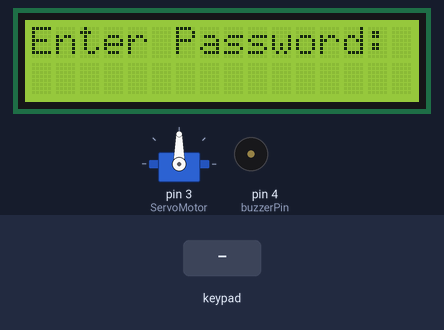
The sketch below on a simulated Arduino Uno, built with avr-gcc and run on an emulated ATmega328P. Parts: 16×2 character LCD, servo, buzzer (waves = sounding, pin HIGH). Inputs (shaded band) come from the test bench. What the sketch prints to the serial monitor is not drawn.

Above: at 1.2 s.
1.3 s: keypad keys 1 2 1 1 1 0 9 # pressed 0.4 s apart
At 5.4 s:
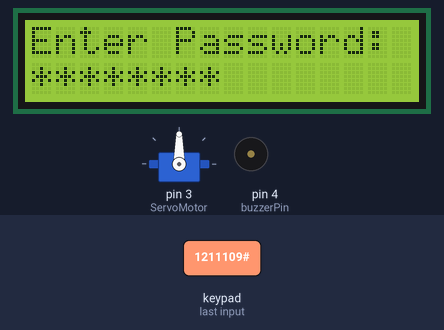
6.0 s: key '*' pressed
At 7.5 s:
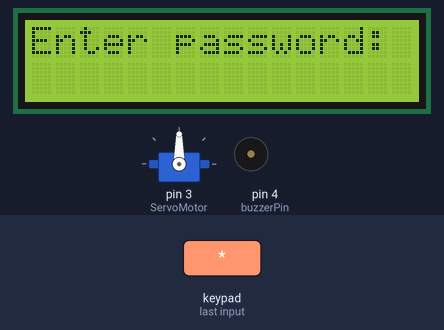
8.5 s: keypad keys 1 2 3 4 * pressed 0.4 s apart
At 11.5 s:
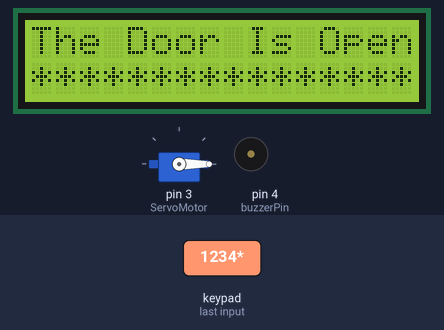
12.0 s: keypad keys 1 2 3 4 * pressed 0.4 s apart
At 16.19 s:
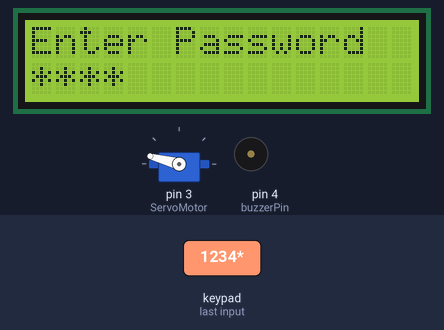
17.0 s: keypad keys 1 3 9 7 * pressed 0.4 s apart
At 21.59 s:
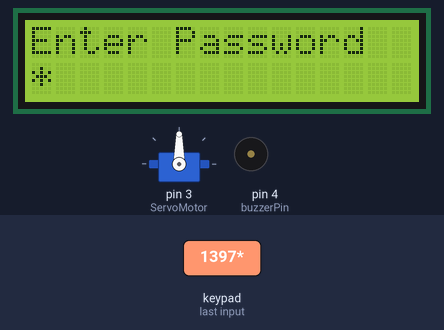
22.0 s: keypad keys 1 2 1 1 1 0 9 pressed 0.4 s apart
At 25.0 s:
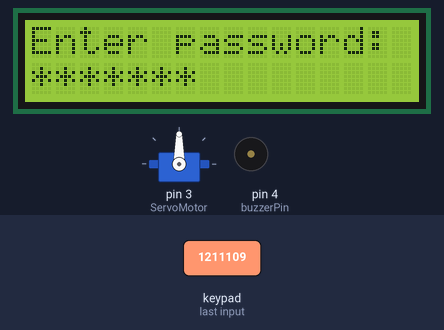
Timing chart, 0 to 26.5 s (numbered marks = the images above; inputs shaded):
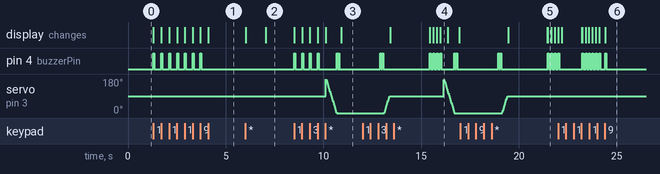

The sketch:

C.ino
```cpp
#include <Servo.h>
#include <Wire.h>
#include <Keypad.h>
#include <LiquidCrystal_I2C.h>
LiquidCrystal_I2C lcd(0x27,16,2);

const byte ROWS = 4; //rows
const byte COLS = 3; //columns
char keys[ROWS][COLS] = {
  {'1','2','3'},
  {'4','5','6'},
  {'7','8','9'},
  {'*','0','#'}
};
byte rowPins[ROWS] = {12,11,10,9 }; //Row
byte colPins[COLS] = {8,7,6}; //Column

Servo ServoMotor;
Keypad keypad = Keypad( makeKeymap(keys), rowPins, colPins, ROWS, COLS );

String pass = "1234";
String mypass;
int posi=0;
int buzzerPin=4;
int c=-1;

void setup(){
  Serial.begin(9600);
  lcd.init();
  lcd.backlight();
  ServoMotor.attach(3); //Servomotor
  pinMode(buzzerPin, OUTPUT);
  lcd.print("Enter Password:");
}

void loop()
{
 char key = keypad.getKey();
  if (key){
    Serial.println(key);
    c = c + 1;
    lcd.setCursor(c, 1);
    lcd.print("*");
  }
  if (key == '1'){
    mypass = mypass + 1;
    digitalWrite(buzzerPin, HIGH);
    delay(50);
    digitalWrite(buzzerPin, LOW);;
  }
    if (key == '2'){
    mypass = mypass + 2;
    digitalWrite(buzzerPin, HIGH);
    delay(50);
    digitalWrite(buzzerPin, LOW);;
  }
  if (key == '3'){
    mypass = mypass + 3;
    digitalWrite(buzzerPin, HIGH);
    delay(50);
    digitalWrite(buzzerPin, LOW);;
  }
   if (key == '4'){
    mypass = mypass + 4;
    digitalWrite(buzzerPin, HIGH);
    delay(50);
    digitalWrite(buzzerPin, LOW);;
  }
  if (key == '5'){
    mypass = mypass + 5;
    digitalWrite(buzzerPin, HIGH);
    delay(50);
    digitalWrite(buzzerPin, LOW);;
  }
   if (key == '6'){
    mypass = mypass + 6;
    digitalWrite(buzzerPin, HIGH);
    delay(50);
    digitalWrite(buzzerPin, LOW);;
  }
   if (key == '7'){
    mypass = mypass + 7;
    digitalWrite(buzzerPin, HIGH);
    delay(50);
    digitalWrite(buzzerPin, LOW);;
  }
   if (key == '8'){
    mypass = mypass + 8;
    digitalWrite(buzzerPin, HIGH);
    delay(50);
    digitalWrite(buzzerPin, LOW);;
  }
  if (key == '9'){
    mypass = mypass + 9;
    digitalWrite(buzzerPin, HIGH);
    delay(50);
    digitalWrite(buzzerPin, LOW);;
  }
  if (key == '0'){
    mypass = mypass + 0;
    digitalWrite(buzzerPin, HIGH);
    delay(50);
    digitalWrite(buzzerPin, LOW);;
  }
  if (key == '*')
  {
    Serial.println(mypass);
    if ( pass == mypass )
    {
      int a=1;
      lcd.setCursor(0,0);
      for(posi = 180; posi>=0; posi-=5)
      {
        ServoMotor.write(posi);
        delay(15); //15ms
      }
      digitalWrite(buzzerPin, HIGH);
      delay(50);
      digitalWrite(buzzerPin,LOW);
      delay(50);
      digitalWrite(buzzerPin, HIGH);
      delay(50);
      digitalWrite(buzzerPin,LOW);
      delay(50);
      lcd.print("The Door Is Opening");
      lcd.setCursor(0,1);
      lcd.print("*******************");
      delay(2000);
      digitalWrite(buzzerPin, HIGH);
      delay(50);
      digitalWrite(buzzerPin,LOW);
      delay(50);
      digitalWrite(buzzerPin, HIGH);
      delay(50);
      digitalWrite(buzzerPin,LOW);
      delay(50);
      for(posi = 0; posi <= 90; posi +=5)
      {
        ServoMotor.write(posi);
        delay(15); //15ms
        mypass = "";
        c=-1;
       }
      lcd.clear();
      lcd.setCursor(0,0);
      lcd.print("!Door is closing!");
      delay(2000);
      lcd.clear();
      lcd.setCursor(0,0);
      lcd.print("Enter Password");
    }
    else
    {
      c=-1;
      lcd.clear();
      lcd.setCursor(0,0);
      lcd.print("Wrong Password");
      delay(1000);
      lcd.clear();
      lcd.println("Enter password: ");
      lcd.setCursor(0,1);
      mypass = "";
    }
  }
}
```

Measured:
- after the input at 1.3 s, pin 4 (buzzerPin): alternates HIGH for 0.05 s and LOW for 0.35 s, 14 changes in all, then stays LOW, starting at once; the display: first changes at once (image 1 shows a later state)
- after the input at 6.0 s, the display: first changes at once (image 2 shows a later state)
- after the input at 8.5 s, pin 4 (buzzerPin): goes 3 × (HIGH 0.05 s, LOW 0.35 s), HIGH 0.05 s, LOW 0.91 s, HIGH 0.05 s, LOW 0.05 s, HIGH 0.05 s, then LOW, starting at once; the display: first changes at once (image 3 shows a later state)
- after the input at 12.0 s, the display: first differs from a run without the input after 3.4 s (image 4 shows a later state)
- after the input at 17.0 s, the display: first differs from a run without the input after 4.5 s (image 5)
- after the input at 22.0 s, the display: first differs from a run without the input after 1.2 s (image 6 shows a later state)
- what the display in image 4 shows lasts 0.4 s, from 16.0 s to 16.4 s
